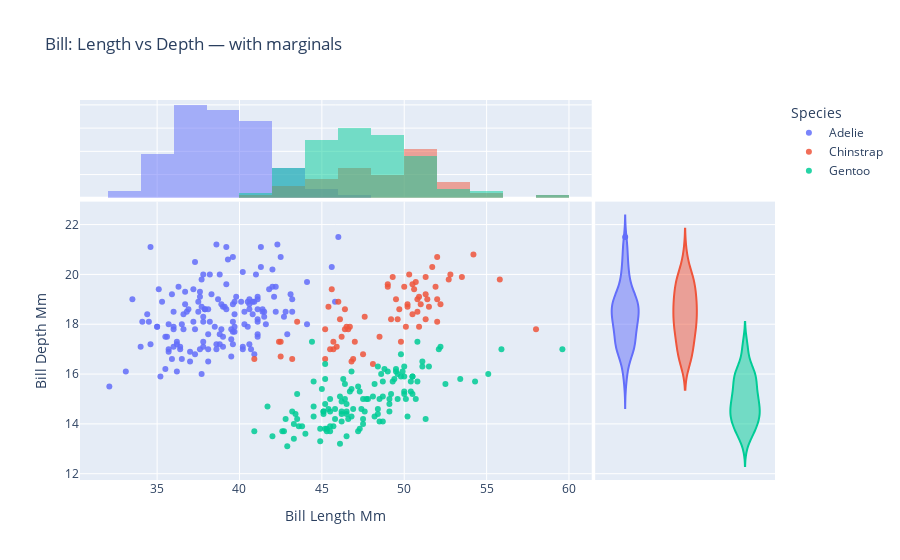

The notebook cell this image was saved under:
### Code cell
fig = px.scatter(
    df, x="Bill Length Mm", y="Bill Depth Mm", color="Species",
    hover_data=["Island","Sex","Flipper Length Mm","Body Mass G","Mass/Flipper"],
    marginal_x="histogram", marginal_y="violin", opacity=0.85,
    title="Bill: Length vs Depth — with marginals"
)
fig.show()

### Figure 1 — Plotly figure (JSON) as saved in the notebook; plotly's stock layout.template omitted (floating-point values rounded to 4 significant figures; data arrays with more than 128 entries replaced by an {"elided": "..."} marker saying what was removed)
{"data": [{"customdata": {"elided": "152x5 mixed values"}, "hovertemplate": "Species=Adelie<br>Bill Length Mm=%{x}<br>Bill Depth Mm=%{y}<br>Island=%{customdata[0]}<br>Sex=%{customdata[1]}<br>Flipper Length Mm=%{customdata[2]}<br>Body Mass G=%{customdata[3]}<br>Mass/Flipper=%{customdata[4]}<extra></extra>", "legendgroup": "Adelie", "marker": {"color": "#636efa", "opacity": 0.85, "symbol": "circle"}, "mode": "markers", "name": "Adelie", "orientation": "v", "showlegend": true, "type": "scatter", "x": {"elided": "152 float values"}, "xaxis": "x", "y": {"elided": "152 float values"}, "yaxis": "y"}, {"bingroup": "x", "hovertemplate": "Species=Adelie<br>Bill Length Mm=%{x}<br>count=%{y}<extra></extra>", "legendgroup": "Adelie", "marker": {"color": "#636efa"}, "name": "Adelie", "opacity": 0.5, "showlegend": false, "type": "histogram", "x": {"elided": "152 float values"}, "xaxis": "x3", "yaxis": "y3"}, {"customdata": {"elided": "152x5 mixed values"}, "hovertemplate": "Species=Adelie<br>Bill Depth Mm=%{y}<br>Island=%{customdata[0]}<br>Sex=%{customdata[1]}<br>Flipper Length Mm=%{customdata[2]}<br>Body Mass G=%{customdata[3]}<br>Mass/Flipper=%{customdata[4]}<extra></extra>", "legendgroup": "Adelie", "marker": {"color": "#636efa", "symbol": "circle"}, "name": "Adelie", "scalegroup": "y", "showlegend": false, "type": "violin", "xaxis": "x2", "y": {"elided": "152 float values"}, "yaxis": "y2"}, {"customdata": {"elided": "68x5 mixed values"}, "hovertemplate": "Species=Chinstrap<br>Bill Length Mm=%{x}<br>Bill Depth Mm=%{y}<br>Island=%{customdata[0]}<br>Sex=%{customdata[1]}<br>Flipper Length Mm=%{customdata[2]}<br>Body Mass G=%{customdata[3]}<br>Mass/Flipper=%{customdata[4]}<extra></extra>", "legendgroup": "Chinstrap", "marker": {"color": "#EF553B", "opacity": 0.85, "symbol": "circle"}, "mode": "markers", "name": "Chinstrap", "orientation": "v", "showlegend": true, "type": "scatter", "x": [46.5, 50.0, 51.3, 45.4, 52.7, 45.2, 46.1, 51.3, 46.0, 51.3, 46.6, 51.7, 47.0, 52.0, 45.9, 50.5, 50.3, 58.0, 46.4, 49.2, 42.4, 48.5, 43.2, 50.6, 46.7, 52.0, 50.5, 49.5, 46.4, 52.8, 40.9, 54.2, 42.5, 51.0, 49.7, 47.5, 47.6, 52.0, 46.9, 53.5, 49.0, 46.2, 50.9, 45.5, 50.9, 50.8, 50.1, 49.0, 51.5, 49.8, 48.1, 51.4, 45.7, 50.7, 42.5, 52.2, 45.2, 49.3, 50.2, 45.6, 51.9, 46.8, 45.7, 55.8, 43.5, 49.6, 50.8, 50.2], "xaxis": "x", "y": [17.9, 19.5, 19.2, 18.7, 19.8, 17.8, 18.2, 18.2, 18.9, 19.9, 17.8, 20.3, 17.3, 18.1, 17.1, 19.6, 20.0, 17.8, 18.6, 18.2, 17.3, 17.5, 16.6, 19.4, 17.9, 19.0, 18.4, 19.0, 17.8, 20.0, 16.6, 20.8, 16.7, 18.8, 18.6, 16.8, 18.3, 20.7, 16.6, 19.9, 19.5, 17.5, 19.1, 17.0, 17.9, 18.5, 17.9, 19.6, 18.7, 17.3, 16.4, 19.0, 17.3, 19.7, 17.3, 18.8, 16.6, 19.9, 18.8, 19.4, 19.5, 16.5, 17.0, 19.8, 18.1, 18.2, 19.0, 18.7], "yaxis": "y"}, {"bingroup": "x", "hovertemplate": "Species=Chinstrap<br>Bill Length Mm=%{x}<br>count=%{y}<extra></extra>", "legendgroup": "Chinstrap", "marker": {"color": "#EF553B"}, "name": "Chinstrap", "opacity": 0.5, "showlegend": false, "type": "histogram", "x": [46.5, 50.0, 51.3, 45.4, 52.7, 45.2, 46.1, 51.3, 46.0, 51.3, 46.6, 51.7, 47.0, 52.0, 45.9, 50.5, 50.3, 58.0, 46.4, 49.2, 42.4, 48.5, 43.2, 50.6, 46.7, 52.0, 50.5, 49.5, 46.4, 52.8, 40.9, 54.2, 42.5, 51.0, 49.7, 47.5, 47.6, 52.0, 46.9, 53.5, 49.0, 46.2, 50.9, 45.5, 50.9, 50.8, 50.1, 49.0, 51.5, 49.8, 48.1, 51.4, 45.7, 50.7, 42.5, 52.2, 45.2, 49.3, 50.2, 45.6, 51.9, 46.8, 45.7, 55.8, 43.5, 49.6, 50.8, 50.2], "xaxis": "x3", "yaxis": "y3"}, {"customdata": {"elided": "68x5 mixed values"}, "hovertemplate": "Species=Chinstrap<br>Bill Depth Mm=%{y}<br>Island=%{customdata[0]}<br>Sex=%{customdata[1]}<br>Flipper Length Mm=%{customdata[2]}<br>Body Mass G=%{customdata[3]}<br>Mass/Flipper=%{customdata[4]}<extra></extra>", "legendgroup": "Chinstrap", "marker": {"color": "#EF553B", "symbol": "circle"}, "name": "Chinstrap", "scalegroup": "y", "showlegend": false, "type": "violin", "xaxis": "x2", "y": [17.9, 19.5, 19.2, 18.7, 19.8, 17.8, 18.2, 18.2, 18.9, 19.9, 17.8, 20.3, 17.3, 18.1, 17.1, 19.6, 20.0, 17.8, 18.6, 18.2, 17.3, 17.5, 16.6, 19.4, 17.9, 19.0, 18.4, 19.0, 17.8, 20.0, 16.6, 20.8, 16.7, 18.8, 18.6, 16.8, 18.3, 20.7, 16.6, 19.9, 19.5, 17.5, 19.1, 17.0, 17.9, 18.5, 17.9, 19.6, 18.7, 17.3, 16.4, 19.0, 17.3, 19.7, 17.3, 18.8, 16.6, 19.9, 18.8, 19.4, 19.5, 16.5, 17.0, 19.8, 18.1, 18.2, 19.0, 18.7], "yaxis": "y2"}, {"customdata": {"elided": "124x5 mixed values"}, "hovertemplate": "Species=Gentoo<br>Bill Length Mm=%{x}<br>Bill Depth Mm=%{y}<br>Island=%{customdata[0]}<br>Sex=%{customdata[1]}<br>Flipper Length Mm=%{customdata[2]}<br>Body Mass G=%{customdata[3]}<br>Mass/Flipper=%{customdata[4]}<extra></extra>", "legendgroup": "Gentoo", "marker": {"color": "#00cc96", "opacity": 0.85, "symbol": "circle"}, "mode": "markers", "name": "Gentoo", "orientation": "v", "showlegend": true, "type": "scatter", "x": [46.1, 50.0, 48.7, 50.0, 47.6, 46.5, 45.4, 46.7, 43.3, 46.8, 40.9, 49.0, 45.5, 48.4, 45.8, 49.3, 42.0, 49.2, 46.2, 48.7, 50.2, 45.1, 46.5, 46.3, 42.9, 46.1, 44.5, 47.8, 48.2, 50.0, 47.3, 42.8, 45.1, 59.6, 49.1, 48.4, 42.6, 44.4, 44.0, 48.7, 42.7, 49.6, 45.3, 49.6, 50.5, 43.6, 45.5, 50.5, 44.9, 45.2, 46.6, 48.5, 45.1, 50.1, 46.5, 45.0, 43.8, 45.5, 43.2, 50.4, 45.3, 46.2, 45.7, 54.3, 45.8, 49.8, 46.2, 49.5, 43.5, 50.7, 47.7, 46.4, 48.2, 46.5, 46.4, 48.6, 47.5, 51.1, 45.2, 45.2, 49.1, 52.5, 47.4, 50.0, 44.9, 50.8, 43.4, 51.3, 47.5, 52.1, 47.5, 52.2, 45.5, 49.5, 44.5, 50.8, 49.4, 46.9, 48.4, 51.1, 48.5, 55.9, 47.2, 49.1, 47.3, 46.8, 41.7, 53.4, 43.3, 48.1, 50.5, 49.8, 43.5, 51.5, 46.2, 55.1, 44.5, 48.8, 47.2, NaN, 46.8, 50.4, 45.2, 49.9], "xaxis": "x", "y": [13.2, 16.3, 14.1, 15.2, 14.5, 13.5, 14.6, 15.3, 13.4, 15.4, 13.7, 16.1, 13.7, 14.6, 14.6, 15.7, 13.5, 15.2, 14.5, 15.1, 14.3, 14.5, 14.5, 15.8, 13.1, 15.1, 14.3, 15.0, 14.3, 15.3, 15.3, 14.2, 14.5, 17.0, 14.8, 16.3, 13.7, 17.3, 13.6, 15.7, 13.7, 16.0, 13.7, 15.0, 15.9, 13.9, 13.9, 15.9, 13.3, 15.8, 14.2, 14.1, 14.4, 15.0, 14.4, 15.4, 13.9, 15.0, 14.5, 15.3, 13.8, 14.9, 13.9, 15.7, 14.2, 16.8, 14.4, 16.2, 14.2, 15.0, 15.0, 15.6, 15.6, 14.8, 15.0, 16.0, 14.2, 16.3, 13.8, 16.4, 14.5, 15.6, 14.6, 15.9, 13.8, 17.3, 14.4, 14.2, 14.0, 17.0, 15.0, 17.1, 14.5, 16.1, 14.7, 15.7, 15.8, 14.6, 14.4, 16.5, 15.0, 17.0, 15.5, 15.0, 13.8, 16.1, 14.7, 15.8, 14.0, 15.1, 15.2, 15.9, 15.2, 16.3, 14.1, 16.0, 15.7, 16.2, 13.7, NaN, 14.3, 15.7, 14.8, 16.1], "yaxis": "y"}, {"bingroup": "x", "hovertemplate": "Species=Gentoo<br>Bill Length Mm=%{x}<br>count=%{y}<extra></extra>", "legendgroup": "Gentoo", "marker": {"color": "#00cc96"}, "name": "Gentoo", "opacity": 0.5, "showlegend": false, "type": "histogram", "x": [46.1, 50.0, 48.7, 50.0, 47.6, 46.5, 45.4, 46.7, 43.3, 46.8, 40.9, 49.0, 45.5, 48.4, 45.8, 49.3, 42.0, 49.2, 46.2, 48.7, 50.2, 45.1, 46.5, 46.3, 42.9, 46.1, 44.5, 47.8, 48.2, 50.0, 47.3, 42.8, 45.1, 59.6, 49.1, 48.4, 42.6, 44.4, 44.0, 48.7, 42.7, 49.6, 45.3, 49.6, 50.5, 43.6, 45.5, 50.5, 44.9, 45.2, 46.6, 48.5, 45.1, 50.1, 46.5, 45.0, 43.8, 45.5, 43.2, 50.4, 45.3, 46.2, 45.7, 54.3, 45.8, 49.8, 46.2, 49.5, 43.5, 50.7, 47.7, 46.4, 48.2, 46.5, 46.4, 48.6, 47.5, 51.1, 45.2, 45.2, 49.1, 52.5, 47.4, 50.0, 44.9, 50.8, 43.4, 51.3, 47.5, 52.1, 47.5, 52.2, 45.5, 49.5, 44.5, 50.8, 49.4, 46.9, 48.4, 51.1, 48.5, 55.9, 47.2, 49.1, 47.3, 46.8, 41.7, 53.4, 43.3, 48.1, 50.5, 49.8, 43.5, 51.5, 46.2, 55.1, 44.5, 48.8, 47.2, NaN, 46.8, 50.4, 45.2, 49.9], "xaxis": "x3", "yaxis": "y3"}, {"customdata": {"elided": "124x5 mixed values"}, "hovertemplate": "Species=Gentoo<br>Bill Depth Mm=%{y}<br>Island=%{customdata[0]}<br>Sex=%{customdata[1]}<br>Flipper Length Mm=%{customdata[2]}<br>Body Mass G=%{customdata[3]}<br>Mass/Flipper=%{customdata[4]}<extra></extra>", "legendgroup": "Gentoo", "marker": {"color": "#00cc96", "symbol": "circle"}, "name": "Gentoo", "scalegroup": "y", "showlegend": false, "type": "violin", "xaxis": "x2", "y": [13.2, 16.3, 14.1, 15.2, 14.5, 13.5, 14.6, 15.3, 13.4, 15.4, 13.7, 16.1, 13.7, 14.6, 14.6, 15.7, 13.5, 15.2, 14.5, 15.1, 14.3, 14.5, 14.5, 15.8, 13.1, 15.1, 14.3, 15.0, 14.3, 15.3, 15.3, 14.2, 14.5, 17.0, 14.8, 16.3, 13.7, 17.3, 13.6, 15.7, 13.7, 16.0, 13.7, 15.0, 15.9, 13.9, 13.9, 15.9, 13.3, 15.8, 14.2, 14.1, 14.4, 15.0, 14.4, 15.4, 13.9, 15.0, 14.5, 15.3, 13.8, 14.9, 13.9, 15.7, 14.2, 16.8, 14.4, 16.2, 14.2, 15.0, 15.0, 15.6, 15.6, 14.8, 15.0, 16.0, 14.2, 16.3, 13.8, 16.4, 14.5, 15.6, 14.6, 15.9, 13.8, 17.3, 14.4, 14.2, 14.0, 17.0, 15.0, 17.1, 14.5, 16.1, 14.7, 15.7, 15.8, 14.6, 14.4, 16.5, 15.0, 17.0, 15.5, 15.0, 13.8, 16.1, 14.7, 15.8, 14.0, 15.1, 15.2, 15.9, 15.2, 16.3, 14.1, 16.0, 15.7, 16.2, 13.7, NaN, 14.3, 15.7, 14.8, 16.1], "yaxis": "y2"}], "layout": {"barmode": "overlay", "legend": {"title": {"text": "Species"}, "tracegroupgap": 0}, "title": {"text": "Bill: Length vs Depth — with marginals"}, "xaxis": {"anchor": "y", "domain": [0, 0.7363], "title": {"text": "Bill Length Mm"}}, "xaxis2": {"anchor": "y2", "domain": [0.7413, 1], "matches": "x2", "showgrid": false, "showline": false, "showticklabels": false, "ticks": ""}, "xaxis3": {"anchor": "y3", "domain": [0, 0.7363], "matches": "x", "showgrid": true, "showticklabels": false}, "xaxis4": {"anchor": "y4", "domain": [0.7413, 1], "matches": "x2", "showgrid": false, "showline": false, "showticklabels": false, "ticks": ""}, "yaxis": {"anchor": "x", "domain": [0, 0.7326], "title": {"text": "Bill Depth Mm"}}, "yaxis2": {"anchor": "x2", "domain": [0, 0.7326], "matches": "y", "showgrid": true, "showticklabels": false}, "yaxis3": {"anchor": "x3", "domain": [0.7426, 1], "matches": "y3", "showgrid": true, "showline": false, "showticklabels": false, "ticks": ""}, "yaxis4": {"anchor": "x4", "domain": [0.7426, 1], "matches": "y3", "showgrid": true, "showline": false, "showticklabels": false, "ticks": ""}}}
